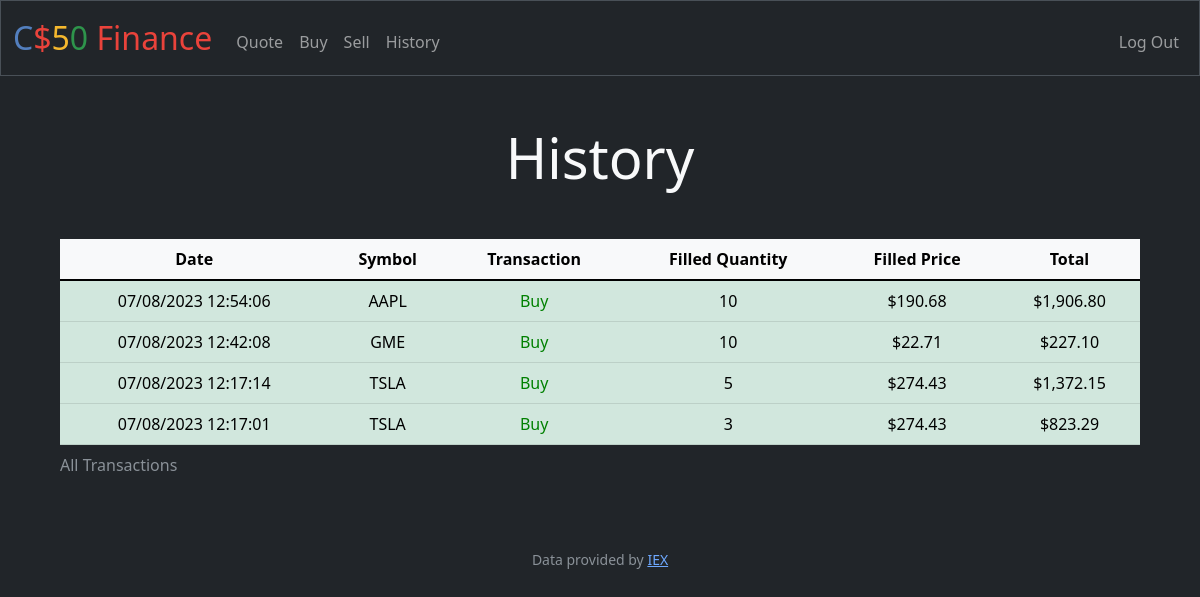
The app's page /history (signed in), older data.
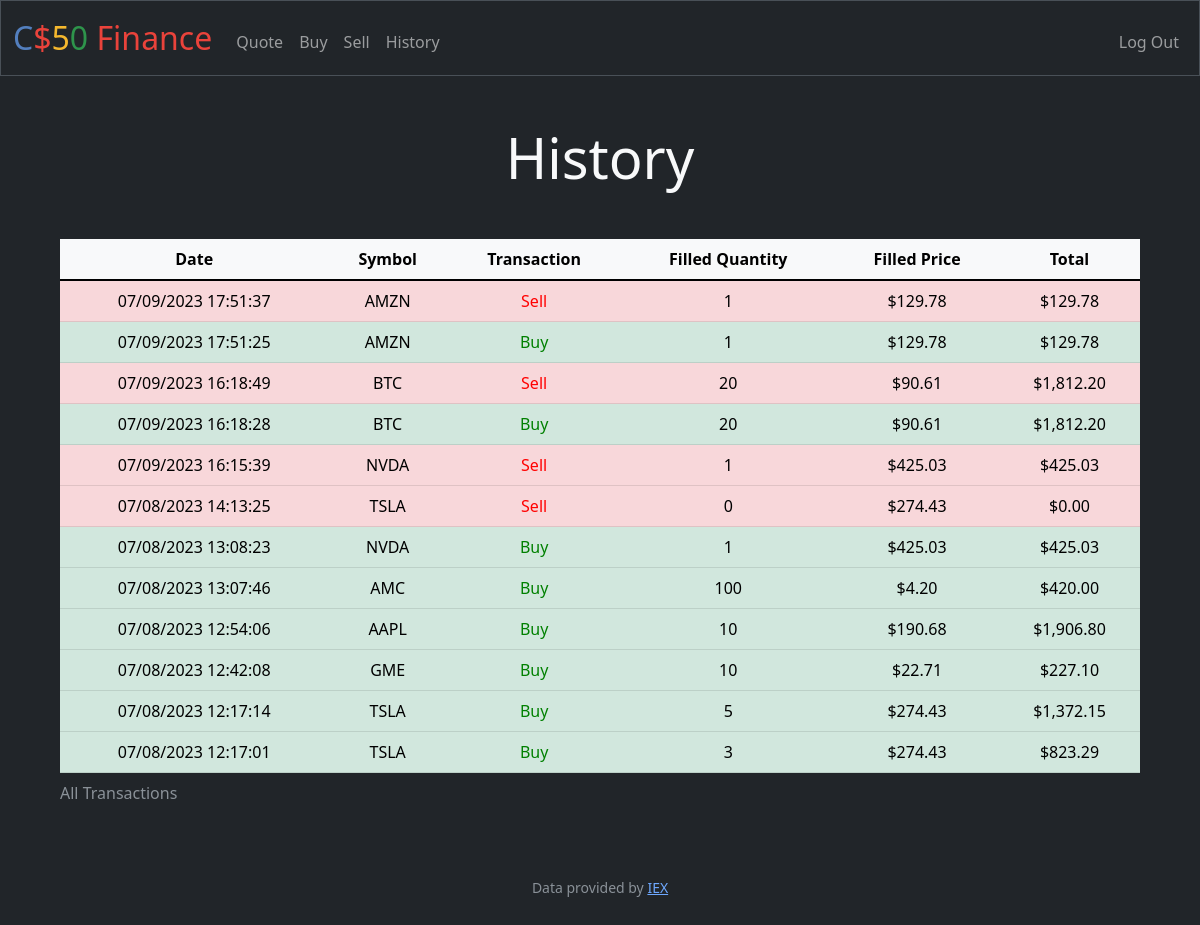
The same page, newer data.
### tables this page shows
CREATE TABLE history (id INTEGER PRIMARY KEY AUTOINCREMENT NOT NULL, symbol TEXT NOT NULL, quantity INTEGER NOT NULL, price REAL NOT NULL, date TEXT NOT NULL, user_id INTEGER NOT NULL);

### app.py (the view)
@app.route("/history")
@login_required
def history():
    history = db.execute("SELECT * FROM history WHERE user_id = ?", session["user_id"])
    history.reverse()
    return render_template("history.html", history=history, abs=abs)

### app.py (called while the page is built)
@app.after_request
def after_request(response):
    response.headers["Cache-Control"] = "no-cache, no-store, must-revalidate"
    response.headers["Expires"] = 0
    response.headers["Pragma"] = "no-cache"
    return response

### helpers.py (called while the page is built)
def login_required(f):
    @wraps(f)
    def decorated_function(*args, **kwargs):
        if session.get("user_id") is None:
            return redirect("/login")
        return f(*args, **kwargs)
    return decorated_function

### templates/history.html (shortened to what this page needs)
{% extends "layout.html" %}
{% block main %}
<h2 class="display-4 text-light mb-5">History</h2>
<div class="table-responsive ms-5 me-5">
  <table class="table table-light">
    <caption>All Transactions</caption>
    <thead>
      <tr>
        <th scope="col">Date</th>
        <th scope="col">Symbol</th>
        <th scope="col">Transaction</th>
        <th scope="col">Filled Quantity</th>
        <th scope="col">Filled Price</th>
        <th scope="col">Total</th>
      </tr>
    </thead>
    <tbody class="table-group-divider">
      {% for trx in history %}
      {% if trx["quantity"] > 0 %}
      <tr class="table-success">
      {% else %}
      <tr class="table-danger" >
      {% endif %}
        <td>{{ trx["date"] }}</td>
        <td>{{ trx["symbol"] }}</td>
        {% if trx["quantity"] > 0 %}
        <td style="color: green">Buy</td>
        {% else %}
        <td style="color: red;">Sell</td>
        {% endif %}
        <td>{{ abs(trx["quantity"]) }}</td>
        <td>{{ "${:,.2f}".format(trx["price"]) }}</td>
        <td>{{ "${:,.2f}".format(abs(trx["quantity"]) * trx["price"]) }}</td>
      </tr>
      {% endfor %}
    </tbody>
  </table>
</div>
{% endblock %}

### templates/layout.html (shortened to what this page needs)
<!DOCTYPE html>
<html lang="en" data-bs-theme="dark">
    <head>
        <link href="https://cdn.jsdelivr.net/npm/bootstrap@5.3.0/dist/css/bootstrap.min.css" rel="stylesheet">
        <link href="/static/styles.css" rel="stylesheet">
    </head>
    <body>
        <nav class="bg-dark border navbar navbar-expand-md navbar-dark">
            <div class="container-fluid">
                <a class="navbar-brand" href="/"><span class="blue">C</span><span class="red">$</span><span class="yellow">5</span><span class="green">0</span> <span class="red">Finance</span></a>
                <div class="collapse navbar-collapse" id="navbar">
                    {% if session["user_id"] %}
                        <ul class="navbar-nav me-auto mt-2">
                            <li class="nav-item"><a class="nav-link" href="/quote">Quote</a></li>
                            <li class="nav-item"><a class="nav-link" href="/buy">Buy</a></li>
                            <li class="nav-item"><a class="nav-link" href="/sell">Sell</a></li>
                            <li class="nav-item"><a class="nav-link" href="/history">History</a></li>
                        </ul>
                        <ul class="navbar-nav ms-auto mt-2">
                            <li class="nav-item"><a class="nav-link" href="/logout">Log Out</a></li>
                        </ul>
                    {% else %}
                        <ul class="navbar-nav ms-auto mt-2">
                            <li class="nav-item"><a class="nav-link" href="/register">Register</a></li>
                            <li class="nav-item"><a class="nav-link" href="/login">Log In</a></li>
                        </ul>
                    {% endif %}
                </div>
            </div>
        </nav>
        <main class="container-fluid py-5 text-center">
            {% block main %}{% endblock %}
        </main>
        <footer class="mb-5 small text-center text-muted">
            Data provided by <a href="https://iexcloud.io/">IEX</a>
        </footer>
    </body>
</html>

### static/styles.css (style rules this page uses)
nav .navbar-brand { font-size: xx-large; }
nav .navbar-brand .blue { color: #537fbe; }
nav .navbar-brand .red { color: #ea433b; }
nav .navbar-brand .yellow { color: #f5b82e; }
nav .navbar-brand .green { color: #2e944b; }

Row changes from the older to the newer data that the page shows:
added history: date "07/09/2023 17:51:37", symbol "AMZN", shows "Sell", quantity "1", price "$129.78", abs(trx['quantity'])*trx['price'] "$129.78"
added history: date "07/09/2023 17:51:25", symbol "AMZN", shows "Buy", quantity "1", price "$129.78", abs(trx['quantity'])*trx['price'] "$129.78"
added history: date "07/09/2023 16:18:49", symbol "BTC", shows "Sell", quantity "20", price "$90.61", abs(trx['quantity'])*trx['price'] "$1,812.20"
added history: date "07/09/2023 16:18:28", symbol "BTC", shows "Buy", quantity "20", price "$90.61", abs(trx['quantity'])*trx['price'] "$1,812.20"
added history: date "07/09/2023 16:15:39", symbol "NVDA", shows "Sell", quantity "1", price "$425.03", abs(trx['quantity'])*trx['price'] "$425.03"
added history: date "07/08/2023 14:13:25", symbol "TSLA", shows "Sell", quantity "0", price "$274.43", abs(trx['quantity'])*trx['price'] "$0.00"
added history: date "07/08/2023 13:08:23", symbol "NVDA", shows "Buy", quantity "1", price "$425.03", abs(trx['quantity'])*trx['price'] "$425.03"
added history: date "07/08/2023 13:07:46", symbol "AMC", shows "Buy", quantity "100", price "$4.20", abs(trx['quantity'])*trx['price'] "$420.00"
